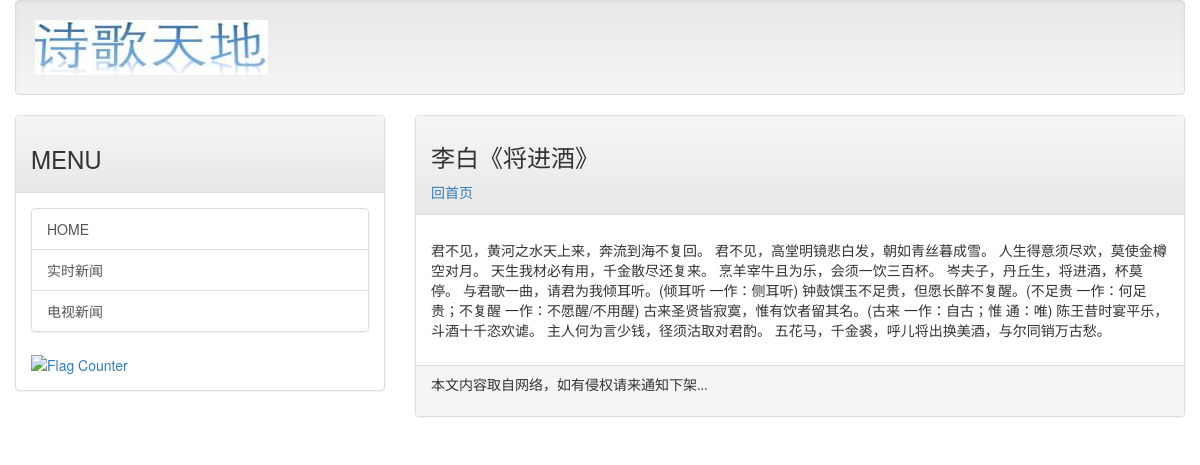
Page /post/libai01 on the committed database.
### mainsite/models.py (models this page shows, shortened)
class Post(models.Model):
    title = models.CharField(max_length=200)
    slug = models.CharField(max_length=200)
    body = models.TextField()
    pub_date = models.DateTimeField(default=timezone.now)
    class Meta:
        ordering = ('-pub_date',)

### mainsite/views.py (the view)
# urls.py: path('post/<str:slug>', views.showpost),
def showpost(request, slug):
    template = get_template('post.html')
    try:
        post = Post.objects.get(slug=slug)
        if post != None:
            html = template.render(locals())
            return HttpResponse(html)
    except:
        return redirect('/')

### templates/post.html (shortened to what this page needs)
{% extends 'base.html' %}
{%  load markdown_deux_tags %}
{% block headmessage %}
    <h3 style='font-family: 微软雅黑;'>{{ post.title }}</h3>
    <a style='font-family: 微软雅黑;' href='/'>回首页</a>
{% endblock %}
{% block content %}
    <p style='font-family: 微软雅黑; font-size: 12pt; letter-spacing: 2pt;'>
    {{ post.body | markdown}}
    </p>
{% endblock %}

### rows in the picture
Post: title "李白《将进酒》", body "君不见，黄河之水天上来，奔流到海不复回。 君不见，高堂明镜悲白发，朝如青丝暮成雪。 人生得意须尽欢，莫使金樽空对月。 天生我材必有用，千金散尽还复来。 烹羊宰牛且为乐，会须一饮三百杯。 岑夫子，丹丘生，将进酒，杯莫停。 与君歌一曲，请君为我倾耳听。(倾耳听 一作：侧耳听) 钟鼓馔玉不足贵，但愿长醉不复醒。(不足贵 一作：何足贵；不复醒 一作：不愿醒/不用醒) 古来圣贤皆寂寞，惟有饮者留其名。(古来 一作：自古；惟 通：唯) 陈王昔时宴平乐，斗酒十千恣欢谑。 主人何为言少钱，径须沽取对君酌。 五花马，千金裘，呼儿将出换美酒，与尔同销万古愁。"
